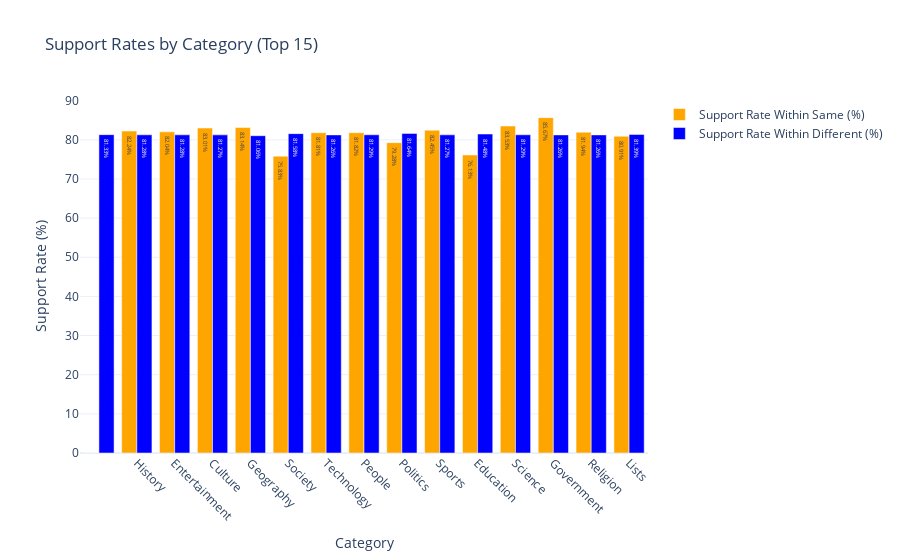

This figure's notebook cell:
### Markdown cell above
# Tolerance across same/different categories

### Code cell
support_rates_df = plot_support_rates(df_vote, top_15_categories, title="Support Rates by Category (Top 15)",top_n=15)

### Figure 1 — Plotly figure (JSON) as saved in the notebook; plotly's stock layout.template omitted (floating-point values rounded to 4 significant figures)
{"data": [{"marker": {"color": "orange"}, "name": "Support Rate Within Same (%)", "text": ["0.00%", "82.24%", "82.04%", "83.01%", "83.14%", "75.83%", "81.81%", "81.82%", "79.28%", "82.45%", "76.13%", "83.53%", "85.67%", "81.94%", "80.91%"], "textposition": "auto", "type": "bar", "x": ["", "History", "Entertainment", "Culture", "Geography", "Society", "Technology", "People", "Politics", "Sports", "Education", "Science", "Government", "Religion", "Lists"], "y": [0, 82.24, 82.04, 83.01, 83.14, 75.83, 81.81, 81.82, 79.28, 82.45, 76.13, 83.53, 85.67, 81.94, 80.91]}, {"marker": {"color": "blue"}, "name": "Support Rate Within Different (%)", "text": ["81.33%", "81.28%", "81.28%", "81.27%", "81.06%", "81.58%", "81.26%", "81.29%", "81.64%", "81.27%", "81.48%", "81.29%", "81.26%", "81.26%", "81.39%"], "textposition": "auto", "type": "bar", "x": ["", "History", "Entertainment", "Culture", "Geography", "Society", "Technology", "People", "Politics", "Sports", "Education", "Science", "Government", "Religion", "Lists"], "y": [81.33, 81.28, 81.28, 81.27, 81.06, 81.58, 81.26, 81.29, 81.64, 81.27, 81.48, 81.29, 81.26, 81.26, 81.39]}], "layout": {"barmode": "group", "title": {"text": "Support Rates by Category (Top 15)"}, "xaxis": {"tickangle": 45, "title": {"text": "Category"}}, "yaxis": {"title": {"text": "Support Rate (%)"}}}}
